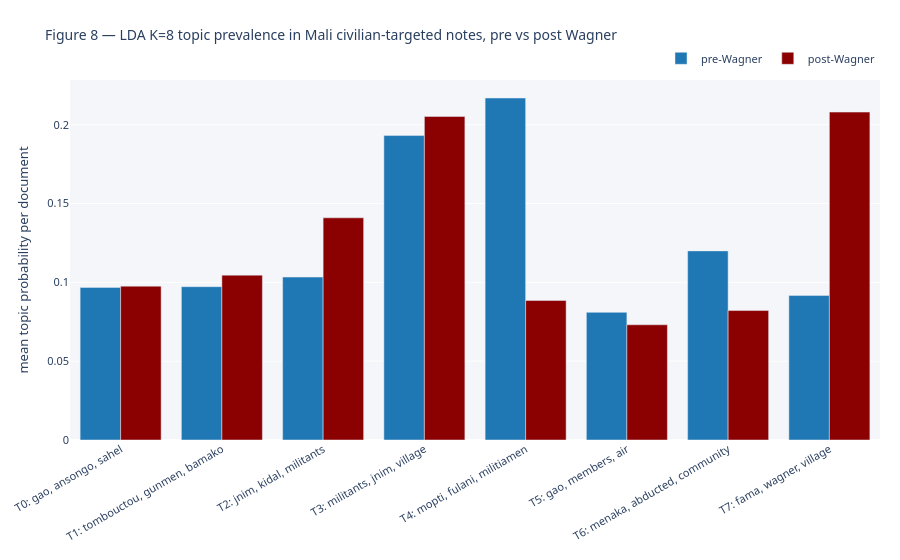

Here is the notebook cell this chart was saved with:
### Markdown cell above
### Compute topic prevalence per phase and render Figure 8

For each topic, average the document-topic probabilities across documents in each phase (pre vs post Wagner). The grouped-bar comparison shows which topics gained or lost ground after Wagner's deployment.

### Code cell
# Topic prevalence per phase: average doc-topic distribution
phase_arr2 = mali_civ['phase'].values
prev_pre  = doc_topics[phase_arr2 == 'pre-Wagner'].mean(axis=0)
prev_post = doc_topics[phase_arr2 == 'post-Wagner'].mean(axis=0)

topic_labels = [f'T{k}: {", ".join(topic_top_words[k][:3])}' for k in range(K)]
fig08 = go.Figure()
fig08.add_trace(go.Bar(
    name='pre-Wagner', x=topic_labels, y=prev_pre,
    marker=dict(color='#1f77b4'),
    hovertemplate='<b>%{x}</b><br>pre-Wagner prevalence = %{y:.3f}<extra></extra>',
))
fig08.add_trace(go.Bar(
    name='post-Wagner', x=topic_labels, y=prev_post,
    marker=dict(color='#8B0000'),
    hovertemplate='<b>%{x}</b><br>post-Wagner prevalence = %{y:.3f}<extra></extra>',
))
fig08.update_layout(
    barmode='group',
    title=dict(text=f'Figure 8 — LDA K={K} topic prevalence in Mali civilian-targeted notes, pre vs post Wagner',
               font=dict(size=14)),
    height=560, margin=dict(t=80, l=20, r=20, b=120),
    paper_bgcolor='#FFFFFF', plot_bgcolor='#F4F6F9',
    font=dict(family='Segoe UI, system-ui, sans-serif', size=11),
    legend=dict(orientation='h', yanchor='bottom', y=1.02, xanchor='right', x=1),
    xaxis=dict(tickangle=-30),
    yaxis=dict(title='mean topic probability per document'),
)
fig08.write_html(FIGS / 'fig_08_topics.html', include_plotlyjs='cdn', full_html=True)
fig08.show()
print('Saved fig_08_topics.html')

### Figure 1 — Plotly figure (JSON) as saved in the notebook; plotly's stock layout.template omitted (floating-point values rounded to 4 significant figures)
{"data": [{"hovertemplate": "<b>%{x}</b><br>pre-Wagner prevalence = %{y:.3f}<extra></extra>", "marker": {"color": "#1f77b4"}, "name": "pre-Wagner", "type": "bar", "x": ["T0: gao, ansongo, sahel", "T1: tombouctou, gunmen, bamako", "T2: jnim, kidal, militants", "T3: militants, jnim, village", "T4: mopti, fulani, militiamen", "T5: gao, members, air", "T6: menaka, abducted, community", "T7: fama, wagner, village"], "y": [0.09679, 0.09724, 0.1033, 0.1931, 0.2169, 0.08097, 0.12, 0.09163]}, {"hovertemplate": "<b>%{x}</b><br>post-Wagner prevalence = %{y:.3f}<extra></extra>", "marker": {"color": "#8B0000"}, "name": "post-Wagner", "type": "bar", "x": ["T0: gao, ansongo, sahel", "T1: tombouctou, gunmen, bamako", "T2: jnim, kidal, militants", "T3: militants, jnim, village", "T4: mopti, fulani, militiamen", "T5: gao, members, air", "T6: menaka, abducted, community", "T7: fama, wagner, village"], "y": [0.0976, 0.1046, 0.1409, 0.2052, 0.08848, 0.07308, 0.08211, 0.208]}], "layout": {"barmode": "group", "font": {"family": "Segoe UI, system-ui, sans-serif", "size": 11}, "height": 560, "legend": {"orientation": "h", "x": 1, "xanchor": "right", "y": 1.02, "yanchor": "bottom"}, "margin": {"b": 120, "l": 20, "r": 20, "t": 80}, "paper_bgcolor": "#FFFFFF", "plot_bgcolor": "#F4F6F9", "title": {"font": {"size": 14}, "text": "Figure 8 — LDA K=8 topic prevalence in Mali civilian-targeted notes, pre vs post Wagner"}, "xaxis": {"tickangle": -30}, "yaxis": {"title": {"text": "mean topic probability per document"}}}}
